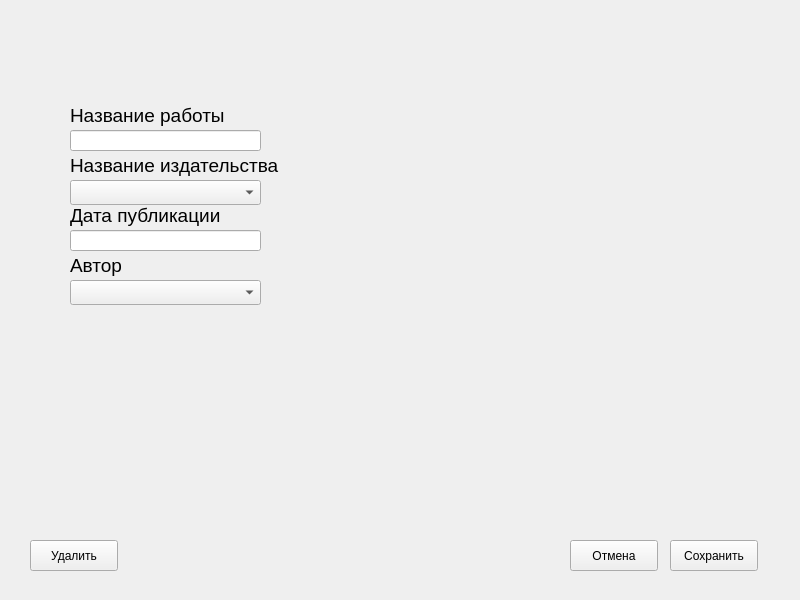
<?xml version="1.0" encoding="UTF-8"?>
<ui version="4.0">
 <class>Edit_archive</class>
 <widget class="QWidget" name="Edit_archive">
  <property name="geometry">
   <rect>
    <x>0</x>
    <y>0</y>
    <width>800</width>
    <height>600</height>
   </rect>
  </property>
  <property name="windowTitle">
   <string>Form</string>
  </property>
  <widget class="QPushButton" name="ea_save_button">
   <property name="geometry">
    <rect>
     <x>670</x>
     <y>540</y>
     <width>88</width>
     <height>31</height>
    </rect>
   </property>
   <property name="text">
    <string>Сохранить</string>
   </property>
  </widget>
  <widget class="QPushButton" name="ea_cancel_button">
   <property name="geometry">
    <rect>
     <x>570</x>
     <y>540</y>
     <width>88</width>
     <height>31</height>
    </rect>
   </property>
   <property name="text">
    <string>Отмена</string>
   </property>
  </widget>
  <widget class="QPushButton" name="ea_delete_button">
   <property name="geometry">
    <rect>
     <x>30</x>
     <y>540</y>
     <width>88</width>
     <height>31</height>
    </rect>
   </property>
   <property name="text">
    <string>Удалить</string>
   </property>
  </widget>
  <widget class="QLabel" name="ea_name_label">
   <property name="geometry">
    <rect>
     <x>70</x>
     <y>100</y>
     <width>161</width>
     <height>31</height>
    </rect>
   </property>
   <property name="font">
    <font>
     <family>Cantarell</family>
     <pointsize>14</pointsize>
    </font>
   </property>
   <property name="text">
    <string>Название работы</string>
   </property>
  </widget>
  <widget class="QLineEdit" name="ea_name_edit">
   <property name="geometry">
    <rect>
     <x>70</x>
     <y>130</y>
     <width>191</width>
     <height>21</height>
    </rect>
   </property>
  </widget>
  <widget class="QLabel" name="ea_publisher_label">
   <property name="geometry">
    <rect>
     <x>70</x>
     <y>150</y>
     <width>211</width>
     <height>31</height>
    </rect>
   </property>
   <property name="font">
    <font>
     <family>Cantarell</family>
     <pointsize>14</pointsize>
    </font>
   </property>
   <property name="text">
    <string>Название издательства</string>
   </property>
  </widget>
  <widget class="QLabel" name="ea_date_label">
   <property name="geometry">
    <rect>
     <x>70</x>
     <y>200</y>
     <width>211</width>
     <height>31</height>
    </rect>
   </property>
   <property name="font">
    <font>
     <family>Cantarell</family>
     <pointsize>14</pointsize>
    </font>
   </property>
   <property name="text">
    <string>Дата публикации</string>
   </property>
  </widget>
  <widget class="QLineEdit" name="ea_date_edit">
   <property name="geometry">
    <rect>
     <x>70</x>
     <y>230</y>
     <width>191</width>
     <height>21</height>
    </rect>
   </property>
  </widget>
  <widget class="QLabel" name="ea_author_label">
   <property name="geometry">
    <rect>
     <x>70</x>
     <y>250</y>
     <width>71</width>
     <height>31</height>
    </rect>
   </property>
   <property name="font">
    <font>
     <family>Cantarell</family>
     <pointsize>14</pointsize>
    </font>
   </property>
   <property name="text">
    <string>Автор</string>
   </property>
  </widget>
  <widget class="QComboBox" name="ea_teacher_box">
   <property name="geometry">
    <rect>
     <x>70</x>
     <y>280</y>
     <width>191</width>
     <height>25</height>
    </rect>
   </property>
  </widget>
  <widget class="QComboBox" name="ea_publisher_box">
   <property name="geometry">
    <rect>
     <x>70</x>
     <y>180</y>
     <width>191</width>
     <height>25</height>
    </rect>
   </property>
  </widget>
 </widget>
 <resources/>
 <connections/>
</ui>
